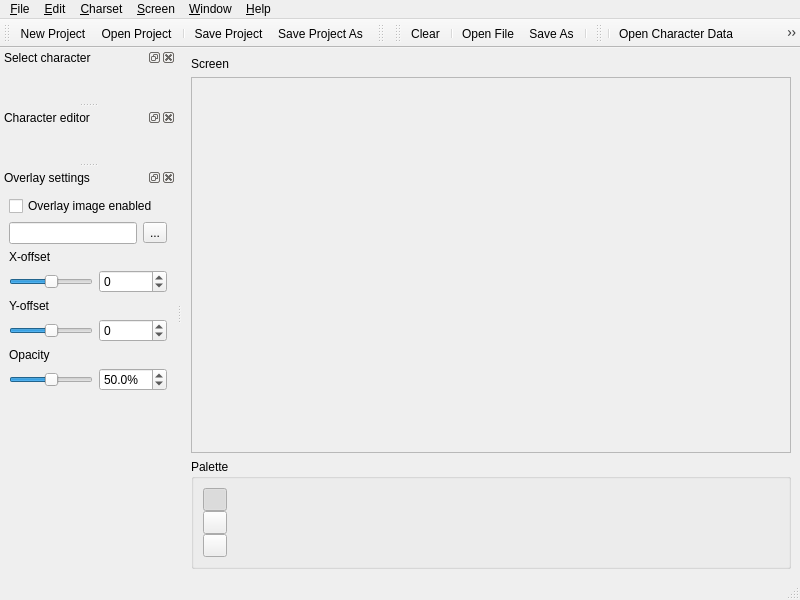
<?xml version="1.0" encoding="UTF-8"?>
<ui version="4.0">
 <class>MainWindow</class>
 <widget class="QMainWindow" name="MainWindow">
  <property name="geometry">
   <rect>
    <x>0</x>
    <y>0</y>
    <width>800</width>
    <height>600</height>
   </rect>
  </property>
  <property name="focusPolicy">
   <enum>Qt::WheelFocus</enum>
  </property>
  <property name="locale">
   <locale language="English" country="UnitedStates"/>
  </property>
  <widget class="QWidget" name="centralwidget">
   <layout class="QVBoxLayout" name="mainVerticalLayout">
    <item>
     <widget class="QLabel" name="label">
      <property name="text">
       <string>Screen</string>
      </property>
     </widget>
    </item>
    <item>
     <widget class="QScrollArea" name="screenScrollArea">
      <property name="focusPolicy">
       <enum>Qt::NoFocus</enum>
      </property>
      <property name="widgetResizable">
       <bool>true</bool>
      </property>
      <widget class="ScreenWidget" name="screenWidget">
       <property name="geometry">
        <rect>
         <x>0</x>
         <y>0</y>
         <width>590</width>
         <height>362</height>
        </rect>
       </property>
      </widget>
     </widget>
    </item>
    <item>
     <widget class="QGroupBox" name="paletteGroupBox">
      <property name="title">
       <string>Palette</string>
      </property>
      <layout class="QHBoxLayout" name="horizontalLayout">
       <item>
        <layout class="QVBoxLayout" name="paintModeVerticalLayout">
         <property name="spacing">
          <number>0</number>
         </property>
         <item>
          <widget class="QToolButton" name="normalPaintToolButton">
           <property name="toolTip">
            <string>(1) Normal painting</string>
           </property>
           <property name="statusTip">
            <string>(1) Normal painting</string>
           </property>
           <property name="icon">
            <iconset resource="icons.qrc">
             <normaloff>:/icons/16x16/paint-normal.png</normaloff>:/icons/16x16/paint-normal.png</iconset>
           </property>
           <property name="checkable">
            <bool>true</bool>
           </property>
           <property name="checked">
            <bool>true</bool>
           </property>
           <property name="autoExclusive">
            <bool>true</bool>
           </property>
          </widget>
         </item>
         <item>
          <widget class="QToolButton" name="colorPaintToolButton">
           <property name="toolTip">
            <string>(2) Color painting only</string>
           </property>
           <property name="statusTip">
            <string>(2) Color painting only</string>
           </property>
           <property name="icon">
            <iconset resource="icons.qrc">
             <normaloff>:/icons/16x16/paint-color.png</normaloff>:/icons/16x16/paint-color.png</iconset>
           </property>
           <property name="checkable">
            <bool>true</bool>
           </property>
           <property name="autoExclusive">
            <bool>true</bool>
           </property>
          </widget>
         </item>
         <item>
          <widget class="QToolButton" name="characterPaintToolButton">
           <property name="toolTip">
            <string>(3) Character paiting only</string>
           </property>
           <property name="statusTip">
            <string>(3) Character paiting only</string>
           </property>
           <property name="icon">
            <iconset resource="icons.qrc">
             <normaloff>:/icons/16x16/paint-character.png</normaloff>:/icons/16x16/paint-character.png</iconset>
           </property>
           <property name="checkable">
            <bool>true</bool>
           </property>
           <property name="autoExclusive">
            <bool>true</bool>
           </property>
          </widget>
         </item>
        </layout>
       </item>
       <item>
        <spacer name="horizontalSpacer">
         <property name="orientation">
          <enum>Qt::Horizontal</enum>
         </property>
         <property name="sizeType">
          <enum>QSizePolicy::Fixed</enum>
         </property>
         <property name="sizeHint" stdset="0">
          <size>
           <width>8</width>
           <height>20</height>
          </size>
         </property>
        </spacer>
       </item>
       <item>
        <widget class="PaletteWidget" name="paletteWidget" native="true"/>
       </item>
       <item>
        <spacer name="paletteHorizontalSpacer">
         <property name="orientation">
          <enum>Qt::Horizontal</enum>
         </property>
         <property name="sizeHint" stdset="0">
          <size>
           <width>0</width>
           <height>20</height>
          </size>
         </property>
        </spacer>
       </item>
      </layout>
     </widget>
    </item>
   </layout>
  </widget>
  <widget class="QMenuBar" name="menubar">
   <property name="geometry">
    <rect>
     <x>0</x>
     <y>0</y>
     <width>800</width>
     <height>19</height>
    </rect>
   </property>
   <widget class="QMenu" name="menuCharset">
    <property name="title">
     <string>&amp;Charset</string>
    </property>
    <widget class="QMenu" name="menuCharsetLoadBuiltIn">
     <property name="statusTip">
      <string>Load built-in charset</string>
     </property>
     <property name="title">
      <string>&amp;Load Built-in</string>
     </property>
     <property name="icon">
      <iconset resource="icons.qrc">
       <normaloff>:/icons/16x16/media-flash.png</normaloff>:/icons/16x16/media-flash.png</iconset>
     </property>
    </widget>
    <addaction name="actionCharsetClear"/>
    <addaction name="separator"/>
    <addaction name="actionCharsetOpenFile"/>
    <addaction name="actionCharsetSaveAs"/>
    <addaction name="separator"/>
    <addaction name="menuCharsetLoadBuiltIn"/>
   </widget>
   <widget class="QMenu" name="menuWindow">
    <property name="title">
     <string>&amp;Window</string>
    </property>
    <widget class="QMenu" name="menuDocks">
     <property name="statusTip">
      <string>Select visible docks</string>
     </property>
     <property name="title">
      <string>&amp;Docks</string>
     </property>
     <property name="icon">
      <iconset resource="icons.qrc">
       <normaloff>:/icons/16x16/view-form.png</normaloff>:/icons/16x16/view-form.png</iconset>
     </property>
    </widget>
    <widget class="QMenu" name="menuToolbars">
     <property name="statusTip">
      <string>Select visible toolbars and icon sizes</string>
     </property>
     <property name="title">
      <string>&amp;Toolbars</string>
     </property>
     <property name="icon">
      <iconset resource="icons.qrc">
       <normaloff>:/icons/16x16/configure-toolbars.png</normaloff>:/icons/16x16/configure-toolbars.png</iconset>
     </property>
     <widget class="QMenu" name="menuIconSize">
      <property name="title">
       <string>&amp;Icon size</string>
      </property>
     </widget>
     <addaction name="menuIconSize"/>
     <addaction name="separator"/>
    </widget>
    <addaction name="menuDocks"/>
    <addaction name="menuToolbars"/>
   </widget>
   <widget class="QMenu" name="menuScreen">
    <property name="title">
     <string>&amp;Screen</string>
    </property>
    <widget class="QMenu" name="menuScreenMode">
     <property name="statusTip">
      <string>Change Hi-Res text mode</string>
     </property>
     <property name="title">
      <string>&amp;Hi-Res Text Mode</string>
     </property>
     <property name="icon">
      <iconset resource="icons.qrc">
       <normaloff>:/icons/16x16/view-grid.png</normaloff>:/icons/16x16/view-grid.png</iconset>
     </property>
     <addaction name="actionScreenMode38x24"/>
     <addaction name="actionScreenMode38x25"/>
     <addaction name="actionScreenMode40x24"/>
     <addaction name="actionScreenMode40x25"/>
     <addaction name="separator"/>
     <addaction name="actionScreenModeCustom"/>
    </widget>
    <widget class="QMenu" name="menuScreenScaling">
     <property name="statusTip">
      <string>Change pixel scaling</string>
     </property>
     <property name="title">
      <string>&amp;Pixel scaling</string>
     </property>
     <property name="icon">
      <iconset resource="icons.qrc">
       <normaloff>:/icons/16x16/page-zoom.png</normaloff>:/icons/16x16/page-zoom.png</iconset>
     </property>
     <addaction name="actionScale1x"/>
     <addaction name="actionScale2x"/>
     <addaction name="actionScale3x"/>
     <addaction name="actionScale4x"/>
    </widget>
    <addaction name="menuScreenMode"/>
    <addaction name="menuScreenScaling"/>
    <addaction name="separator"/>
    <addaction name="actionScreenOpenCharacterData"/>
    <addaction name="actionScreenSaveCharacterData"/>
    <addaction name="separator"/>
    <addaction name="actionScreenOpenColorData"/>
    <addaction name="actionScreenSaveColorData"/>
   </widget>
   <widget class="QMenu" name="menuHelp">
    <property name="title">
     <string>&amp;Help</string>
    </property>
    <addaction name="actionAboutTextPaint64"/>
    <addaction name="actionAboutQt"/>
   </widget>
   <widget class="QMenu" name="menu_File">
    <property name="title">
     <string>&amp;File</string>
    </property>
    <widget class="QMenu" name="menuRecentProjects">
     <property name="enabled">
      <bool>false</bool>
     </property>
     <property name="statusTip">
      <string>Open recent project</string>
     </property>
     <property name="title">
      <string>&amp;Recent Projects</string>
     </property>
     <property name="icon">
      <iconset resource="icons.qrc">
       <normaloff>:/icons/16x16/document-open-recent.png</normaloff>:/icons/16x16/document-open-recent.png</iconset>
     </property>
    </widget>
    <addaction name="actionFileNewProject"/>
    <addaction name="actionFileOpenProject"/>
    <addaction name="menuRecentProjects"/>
    <addaction name="separator"/>
    <addaction name="actionFileSaveProject"/>
    <addaction name="actionFileSaveProjectAs"/>
    <addaction name="separator"/>
    <addaction name="actionFileExit"/>
   </widget>
   <widget class="QMenu" name="menuEdit">
    <property name="title">
     <string>&amp;Edit</string>
    </property>
   </widget>
   <addaction name="menu_File"/>
   <addaction name="menuEdit"/>
   <addaction name="menuCharset"/>
   <addaction name="menuScreen"/>
   <addaction name="menuWindow"/>
   <addaction name="menuHelp"/>
  </widget>
  <widget class="QStatusBar" name="statusbar"/>
  <widget class="QDockWidget" name="charsetDockWidget">
   <property name="allowedAreas">
    <set>Qt::LeftDockWidgetArea|Qt::RightDockWidgetArea</set>
   </property>
   <property name="windowTitle">
    <string>Select character</string>
   </property>
   <attribute name="dockWidgetArea">
    <number>1</number>
   </attribute>
   <widget class="QWidget" name="charsetDockWidgetContents">
    <layout class="QVBoxLayout" name="charsetVerticalLayout">
     <item>
      <widget class="CharsetWidget" name="charsetWidget" native="true"/>
     </item>
     <item>
      <spacer name="charsetVerticalSpacer">
       <property name="orientation">
        <enum>Qt::Vertical</enum>
       </property>
       <property name="sizeHint" stdset="0">
        <size>
         <width>20</width>
         <height>0</height>
        </size>
       </property>
      </spacer>
     </item>
    </layout>
   </widget>
  </widget>
  <widget class="QDockWidget" name="editorDockWidget">
   <property name="allowedAreas">
    <set>Qt::LeftDockWidgetArea|Qt::RightDockWidgetArea</set>
   </property>
   <property name="windowTitle">
    <string>Character editor</string>
   </property>
   <attribute name="dockWidgetArea">
    <number>1</number>
   </attribute>
   <widget class="QWidget" name="editorDockWidgetContents">
    <layout class="QVBoxLayout" name="editorVerticalLayout">
     <item>
      <widget class="CharacterEditor" name="editorWidget" native="true"/>
     </item>
     <item>
      <spacer name="editorVerticalSpacer">
       <property name="orientation">
        <enum>Qt::Vertical</enum>
       </property>
       <property name="sizeHint" stdset="0">
        <size>
         <width>20</width>
         <height>0</height>
        </size>
       </property>
      </spacer>
     </item>
    </layout>
   </widget>
  </widget>
  <widget class="QDockWidget" name="overlayDockWidget">
   <property name="windowTitle">
    <string>Overlay settings</string>
   </property>
   <attribute name="dockWidgetArea">
    <number>1</number>
   </attribute>
   <widget class="QWidget" name="dockWidgetContents">
    <layout class="QVBoxLayout" name="overlayVerticalLayout">
     <item>
      <layout class="QGridLayout" name="fileGridLayout">
       <item row="0" column="0" colspan="2">
        <widget class="QCheckBox" name="overlayImageCheckBox">
         <property name="text">
          <string>Overlay image enabled</string>
         </property>
        </widget>
       </item>
       <item row="1" column="0">
        <widget class="QLineEdit" name="overlayLineEdit">
         <property name="readOnly">
          <bool>true</bool>
         </property>
        </widget>
       </item>
       <item row="1" column="1">
        <widget class="QToolButton" name="browseOverlayImageToolButton">
         <property name="toolTip">
          <string>Browse overlay image</string>
         </property>
         <property name="statusTip">
          <string>Browse overlay image</string>
         </property>
         <property name="text">
          <string>...</string>
         </property>
        </widget>
       </item>
      </layout>
     </item>
     <item>
      <layout class="QGridLayout" name="settingsGridLayout">
       <item row="0" column="0" colspan="2">
        <widget class="QLabel" name="xOffsetLabel">
         <property name="text">
          <string>X-offset</string>
         </property>
        </widget>
       </item>
       <item row="1" column="0">
        <widget class="QSlider" name="xOffsetSlider">
         <property name="minimum">
          <number>-1024</number>
         </property>
         <property name="maximum">
          <number>1024</number>
         </property>
         <property name="pageStep">
          <number>8</number>
         </property>
         <property name="value">
          <number>0</number>
         </property>
         <property name="orientation">
          <enum>Qt::Horizontal</enum>
         </property>
        </widget>
       </item>
       <item row="1" column="1">
        <widget class="QSpinBox" name="xOffsetSpinBox">
         <property name="minimum">
          <number>-1024</number>
         </property>
         <property name="maximum">
          <number>1204</number>
         </property>
        </widget>
       </item>
       <item row="2" column="0" colspan="2">
        <widget class="QLabel" name="yOffsetLabel">
         <property name="text">
          <string>Y-offset</string>
         </property>
        </widget>
       </item>
       <item row="3" column="0">
        <widget class="QSlider" name="yOffsetSlider">
         <property name="minimum">
          <number>-1024</number>
         </property>
         <property name="maximum">
          <number>1024</number>
         </property>
         <property name="pageStep">
          <number>8</number>
         </property>
         <property name="value">
          <number>0</number>
         </property>
         <property name="orientation">
          <enum>Qt::Horizontal</enum>
         </property>
        </widget>
       </item>
       <item row="3" column="1">
        <widget class="QSpinBox" name="yOffsetSpinBox">
         <property name="minimum">
          <number>-1024</number>
         </property>
         <property name="maximum">
          <number>1204</number>
         </property>
        </widget>
       </item>
       <item row="4" column="0" colspan="2">
        <widget class="QLabel" name="opacityLabel">
         <property name="text">
          <string>Opacity</string>
         </property>
        </widget>
       </item>
       <item row="5" column="0">
        <widget class="QSlider" name="opacitySlider">
         <property name="maximum">
          <number>1000</number>
         </property>
         <property name="pageStep">
          <number>50</number>
         </property>
         <property name="value">
          <number>500</number>
         </property>
         <property name="orientation">
          <enum>Qt::Horizontal</enum>
         </property>
        </widget>
       </item>
       <item row="5" column="1">
        <widget class="QDoubleSpinBox" name="opacityDoubleSpinBox">
         <property name="suffix">
          <string>%</string>
         </property>
         <property name="decimals">
          <number>1</number>
         </property>
         <property name="maximum">
          <double>100.000000000000000</double>
         </property>
         <property name="value">
          <double>50.000000000000000</double>
         </property>
        </widget>
       </item>
      </layout>
     </item>
     <item>
      <spacer name="verticalSpacer">
       <property name="orientation">
        <enum>Qt::Vertical</enum>
       </property>
       <property name="sizeHint" stdset="0">
        <size>
         <width>20</width>
         <height>50</height>
        </size>
       </property>
      </spacer>
     </item>
    </layout>
   </widget>
  </widget>
  <widget class="QToolBar" name="fileToolBar">
   <property name="windowTitle">
    <string>File Toolbar</string>
   </property>
   <attribute name="toolBarArea">
    <enum>TopToolBarArea</enum>
   </attribute>
   <attribute name="toolBarBreak">
    <bool>false</bool>
   </attribute>
   <addaction name="actionFileNewProject"/>
   <addaction name="actionFileOpenProject"/>
   <addaction name="separator"/>
   <addaction name="actionFileSaveProject"/>
   <addaction name="actionFileSaveProjectAs"/>
  </widget>
  <widget class="QToolBar" name="editToolBar">
   <property name="windowTitle">
    <string>Edit Toolbar</string>
   </property>
   <attribute name="toolBarArea">
    <enum>TopToolBarArea</enum>
   </attribute>
   <attribute name="toolBarBreak">
    <bool>false</bool>
   </attribute>
  </widget>
  <widget class="QToolBar" name="charsetToolBar">
   <property name="windowTitle">
    <string>Charset Toolbar</string>
   </property>
   <attribute name="toolBarArea">
    <enum>TopToolBarArea</enum>
   </attribute>
   <attribute name="toolBarBreak">
    <bool>false</bool>
   </attribute>
   <addaction name="actionCharsetClear"/>
   <addaction name="separator"/>
   <addaction name="actionCharsetOpenFile"/>
   <addaction name="actionCharsetSaveAs"/>
   <addaction name="separator"/>
  </widget>
  <widget class="QToolBar" name="screenToolBar">
   <property name="windowTitle">
    <string>Screen Toolbar</string>
   </property>
   <attribute name="toolBarArea">
    <enum>TopToolBarArea</enum>
   </attribute>
   <attribute name="toolBarBreak">
    <bool>false</bool>
   </attribute>
   <addaction name="separator"/>
   <addaction name="actionScreenOpenCharacterData"/>
   <addaction name="actionScreenSaveCharacterData"/>
   <addaction name="separator"/>
   <addaction name="actionScreenOpenColorData"/>
   <addaction name="actionScreenSaveColorData"/>
   <addaction name="separator"/>
  </widget>
  <action name="actionCharsetOpenFile">
   <property name="icon">
    <iconset resource="icons.qrc">
     <normaloff>:/icons/16x16/document-open.png</normaloff>:/icons/16x16/document-open.png</iconset>
   </property>
   <property name="text">
    <string>&amp;Open File...</string>
   </property>
   <property name="statusTip">
    <string>Open charset</string>
   </property>
  </action>
  <action name="actionCharsetSaveAs">
   <property name="icon">
    <iconset resource="icons.qrc">
     <normaloff>:/icons/16x16/document-save-as.png</normaloff>:/icons/16x16/document-save-as.png</iconset>
   </property>
   <property name="text">
    <string>Save &amp;As...</string>
   </property>
   <property name="statusTip">
    <string>Save charset as...</string>
   </property>
  </action>
  <action name="actionCharsetClear">
   <property name="icon">
    <iconset resource="icons.qrc">
     <normaloff>:/icons/16x16/edit-clear.png</normaloff>:/icons/16x16/edit-clear.png</iconset>
   </property>
   <property name="text">
    <string>&amp;Clear</string>
   </property>
   <property name="statusTip">
    <string>Clear charset</string>
   </property>
  </action>
  <action name="actionScreenMode38x24">
   <property name="checkable">
    <bool>true</bool>
   </property>
   <property name="text">
    <string notr="true">38x24</string>
   </property>
   <property name="iconText">
    <string notr="true">38x24</string>
   </property>
   <property name="toolTip">
    <string notr="true">38x24</string>
   </property>
  </action>
  <action name="actionScreenMode38x25">
   <property name="checkable">
    <bool>true</bool>
   </property>
   <property name="text">
    <string notr="true">38x25</string>
   </property>
   <property name="iconText">
    <string notr="true">38x25</string>
   </property>
   <property name="toolTip">
    <string notr="true">38x25</string>
   </property>
  </action>
  <action name="actionScreenMode40x24">
   <property name="checkable">
    <bool>true</bool>
   </property>
   <property name="text">
    <string notr="true">40x24</string>
   </property>
   <property name="iconText">
    <string notr="true">40x24</string>
   </property>
   <property name="toolTip">
    <string notr="true">40x24</string>
   </property>
  </action>
  <action name="actionScreenMode40x25">
   <property name="checkable">
    <bool>true</bool>
   </property>
   <property name="checked">
    <bool>true</bool>
   </property>
   <property name="text">
    <string notr="true">40x25</string>
   </property>
   <property name="iconText">
    <string notr="true">40x25</string>
   </property>
   <property name="toolTip">
    <string notr="true">40x25</string>
   </property>
  </action>
  <action name="actionScreenModeCustom">
   <property name="checkable">
    <bool>true</bool>
   </property>
   <property name="text">
    <string>Custom</string>
   </property>
  </action>
  <action name="actionAboutTextPaint64">
   <property name="icon">
    <iconset resource="icons.qrc">
     <normaloff>:/icons/16x16/paint64.png</normaloff>:/icons/16x16/paint64.png</iconset>
   </property>
   <property name="text">
    <string>About &amp;TextPaint64</string>
   </property>
   <property name="statusTip">
    <string>About this application</string>
   </property>
  </action>
  <action name="actionAboutQt">
   <property name="icon">
    <iconset resource="icons.qrc">
     <normaloff>:/icons/16x16/qt-logo.png</normaloff>:/icons/16x16/qt-logo.png</iconset>
   </property>
   <property name="text">
    <string>About &amp;Qt</string>
   </property>
   <property name="statusTip">
    <string>About Qt</string>
   </property>
  </action>
  <action name="actionScreenOpenCharacterData">
   <property name="icon">
    <iconset resource="icons.qrc">
     <normaloff>:/icons/16x16/document-open.png</normaloff>:/icons/16x16/document-open.png</iconset>
   </property>
   <property name="text">
    <string>Open Character Data...</string>
   </property>
   <property name="statusTip">
    <string>Open Character Data</string>
   </property>
  </action>
  <action name="actionScreenSaveCharacterData">
   <property name="icon">
    <iconset resource="icons.qrc">
     <normaloff>:/icons/16x16/document-save.png</normaloff>:/icons/16x16/document-save.png</iconset>
   </property>
   <property name="text">
    <string>Save Character Data...</string>
   </property>
   <property name="statusTip">
    <string>Save Character Data</string>
   </property>
  </action>
  <action name="actionScreenOpenColorData">
   <property name="icon">
    <iconset resource="icons.qrc">
     <normaloff>:/icons/16x16/document-open.png</normaloff>:/icons/16x16/document-open.png</iconset>
   </property>
   <property name="text">
    <string>Open Color Data...</string>
   </property>
   <property name="statusTip">
    <string>Open Color Data</string>
   </property>
  </action>
  <action name="actionScreenSaveColorData">
   <property name="icon">
    <iconset resource="icons.qrc">
     <normaloff>:/icons/16x16/document-save.png</normaloff>:/icons/16x16/document-save.png</iconset>
   </property>
   <property name="text">
    <string>Save Color Data...</string>
   </property>
   <property name="statusTip">
    <string>Save Color Data</string>
   </property>
  </action>
  <action name="actionFileNewProject">
   <property name="icon">
    <iconset resource="icons.qrc">
     <normaloff>:/icons/16x16/document-new.png</normaloff>:/icons/16x16/document-new.png</iconset>
   </property>
   <property name="text">
    <string>&amp;New Project</string>
   </property>
   <property name="statusTip">
    <string>New Project</string>
   </property>
   <property name="shortcut">
    <string>Ctrl+N</string>
   </property>
  </action>
  <action name="actionFileOpenProject">
   <property name="icon">
    <iconset resource="icons.qrc">
     <normaloff>:/icons/16x16/document-open.png</normaloff>:/icons/16x16/document-open.png</iconset>
   </property>
   <property name="text">
    <string>&amp;Open Project...</string>
   </property>
   <property name="statusTip">
    <string>Open Project</string>
   </property>
   <property name="shortcut">
    <string>Ctrl+O</string>
   </property>
  </action>
  <action name="actionFileSaveProjectAs">
   <property name="icon">
    <iconset resource="icons.qrc">
     <normaloff>:/icons/16x16/document-save-as.png</normaloff>:/icons/16x16/document-save-as.png</iconset>
   </property>
   <property name="text">
    <string>Save Project &amp;As...</string>
   </property>
   <property name="statusTip">
    <string>Save Project As</string>
   </property>
   <property name="shortcut">
    <string>Ctrl+Shift+S</string>
   </property>
  </action>
  <action name="actionFileSaveProject">
   <property name="icon">
    <iconset resource="icons.qrc">
     <normaloff>:/icons/16x16/document-save.png</normaloff>:/icons/16x16/document-save.png</iconset>
   </property>
   <property name="text">
    <string>&amp;Save Project</string>
   </property>
   <property name="statusTip">
    <string>Save Project</string>
   </property>
   <property name="shortcut">
    <string>Ctrl+S</string>
   </property>
  </action>
  <action name="actionFileExit">
   <property name="icon">
    <iconset resource="icons.qrc">
     <normaloff>:/icons/16x16/application-exit.png</normaloff>:/icons/16x16/application-exit.png</iconset>
   </property>
   <property name="text">
    <string>E&amp;xit</string>
   </property>
   <property name="statusTip">
    <string>Exit application</string>
   </property>
   <property name="shortcut">
    <string>Ctrl+Q</string>
   </property>
  </action>
  <action name="actionScale1x">
   <property name="checkable">
    <bool>true</bool>
   </property>
   <property name="text">
    <string notr="true">1x</string>
   </property>
   <property name="iconText">
    <string notr="true">1x</string>
   </property>
   <property name="toolTip">
    <string notr="true">1x</string>
   </property>
  </action>
  <action name="actionScale2x">
   <property name="checkable">
    <bool>true</bool>
   </property>
   <property name="checked">
    <bool>true</bool>
   </property>
   <property name="text">
    <string notr="true">2x</string>
   </property>
   <property name="iconText">
    <string notr="true">2x</string>
   </property>
   <property name="toolTip">
    <string notr="true">2x</string>
   </property>
  </action>
  <action name="actionScale3x">
   <property name="checkable">
    <bool>true</bool>
   </property>
   <property name="text">
    <string notr="true">3x</string>
   </property>
   <property name="iconText">
    <string notr="true">3x</string>
   </property>
   <property name="toolTip">
    <string notr="true">3x</string>
   </property>
  </action>
  <action name="actionScale4x">
   <property name="checkable">
    <bool>true</bool>
   </property>
   <property name="text">
    <string notr="true">4x</string>
   </property>
   <property name="iconText">
    <string notr="true">4x</string>
   </property>
   <property name="toolTip">
    <string notr="true">4x</string>
   </property>
  </action>
 </widget>
 <customwidgets>
  <customwidget>
   <class>CharsetWidget</class>
   <extends>QWidget</extends>
   <header>charsetwidget.h</header>
   <container>1</container>
  </customwidget>
  <customwidget>
   <class>CharacterEditor</class>
   <extends>QWidget</extends>
   <header>charactereditor.h</header>
   <container>1</container>
  </customwidget>
  <customwidget>
   <class>PaletteWidget</class>
   <extends>QWidget</extends>
   <header>palettewidget.h</header>
   <container>1</container>
  </customwidget>
  <customwidget>
   <class>ScreenWidget</class>
   <extends>QWidget</extends>
   <header>screenwidget.h</header>
   <container>1</container>
  </customwidget>
 </customwidgets>
 <tabstops>
  <tabstop>overlayImageCheckBox</tabstop>
  <tabstop>overlayLineEdit</tabstop>
  <tabstop>browseOverlayImageToolButton</tabstop>
  <tabstop>xOffsetSlider</tabstop>
  <tabstop>xOffsetSpinBox</tabstop>
  <tabstop>yOffsetSlider</tabstop>
  <tabstop>yOffsetSpinBox</tabstop>
  <tabstop>opacitySlider</tabstop>
  <tabstop>opacityDoubleSpinBox</tabstop>
  <tabstop>normalPaintToolButton</tabstop>
  <tabstop>colorPaintToolButton</tabstop>
  <tabstop>characterPaintToolButton</tabstop>
 </tabstops>
 <resources>
  <include location="icons.qrc"/>
 </resources>
 <connections>
  <connection>
   <sender>actionFileExit</sender>
   <signal>triggered()</signal>
   <receiver>MainWindow</receiver>
   <slot>close()</slot>
   <hints>
    <hint type="sourcelabel">
     <x>-1</x>
     <y>-1</y>
    </hint>
    <hint type="destinationlabel">
     <x>399</x>
     <y>299</y>
    </hint>
   </hints>
  </connection>
  <connection>
   <sender>xOffsetSlider</sender>
   <signal>valueChanged(int)</signal>
   <receiver>xOffsetSpinBox</receiver>
   <slot>setValue(int)</slot>
   <hints>
    <hint type="sourcelabel">
     <x>51</x>
     <y>307</y>
    </hint>
    <hint type="destinationlabel">
     <x>139</x>
     <y>307</y>
    </hint>
   </hints>
  </connection>
  <connection>
   <sender>xOffsetSpinBox</sender>
   <signal>valueChanged(int)</signal>
   <receiver>xOffsetSlider</receiver>
   <slot>setValue(int)</slot>
   <hints>
    <hint type="sourcelabel">
     <x>139</x>
     <y>307</y>
    </hint>
    <hint type="destinationlabel">
     <x>51</x>
     <y>307</y>
    </hint>
   </hints>
  </connection>
  <connection>
   <sender>yOffsetSlider</sender>
   <signal>valueChanged(int)</signal>
   <receiver>yOffsetSpinBox</receiver>
   <slot>setValue(int)</slot>
   <hints>
    <hint type="sourcelabel">
     <x>51</x>
     <y>356</y>
    </hint>
    <hint type="destinationlabel">
     <x>139</x>
     <y>356</y>
    </hint>
   </hints>
  </connection>
  <connection>
   <sender>yOffsetSpinBox</sender>
   <signal>valueChanged(int)</signal>
   <receiver>yOffsetSlider</receiver>
   <slot>setValue(int)</slot>
   <hints>
    <hint type="sourcelabel">
     <x>139</x>
     <y>356</y>
    </hint>
    <hint type="destinationlabel">
     <x>51</x>
     <y>356</y>
    </hint>
   </hints>
  </connection>
 </connections>
</ui>
